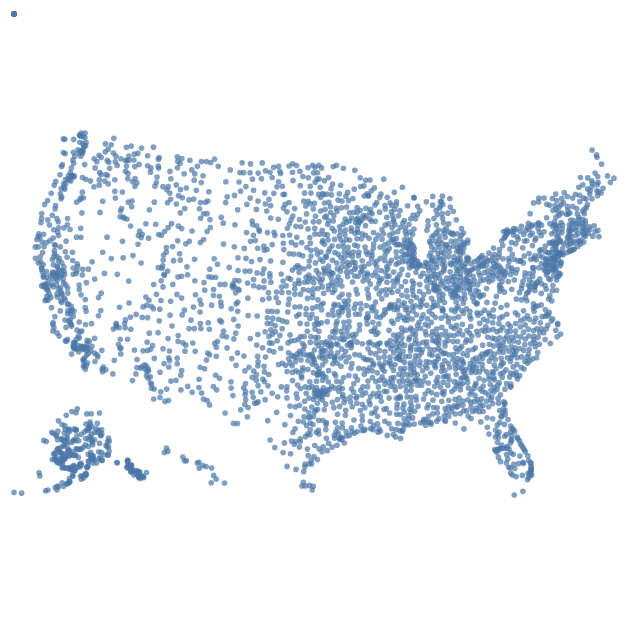

The cell this chart's notebook holds for it:
### Code cell
# Solution
points = alt.Chart(airports_df).mark_circle(
    size=8
).encode(
    alt.Latitude('latitude:Q'),
    alt.Longitude('longitude:Q'),
    alt.Tooltip('iata:N')
).project(
    type='albersUsa'
)

points

### Figure 1 — Vega-Lite specification as saved in the notebook (floating-point values rounded to 4 significant figures; data arrays with more than 128 entries replaced by an {"elided": "..."} marker saying what was removed)
{"config": {"view": {"continuousWidth": 300, "continuousHeight": 300}}, "data": {"name": "data-a4c4c293a663827543dd934301bf8606"}, "mark": {"type": "circle", "size": 8}, "encoding": {"latitude": {"field": "latitude", "type": "quantitative"}, "longitude": {"field": "longitude", "type": "quantitative"}, "tooltip": {"field": "iata", "type": "nominal"}}, "projection": {"type": "albersUsa"}, "$schema": "https://vega.github.io/schema/vega-lite/v5.8.0.json", "datasets": {"data-a4c4c293a663827543dd934301bf8606": {"elided": "3376 records"}}}
